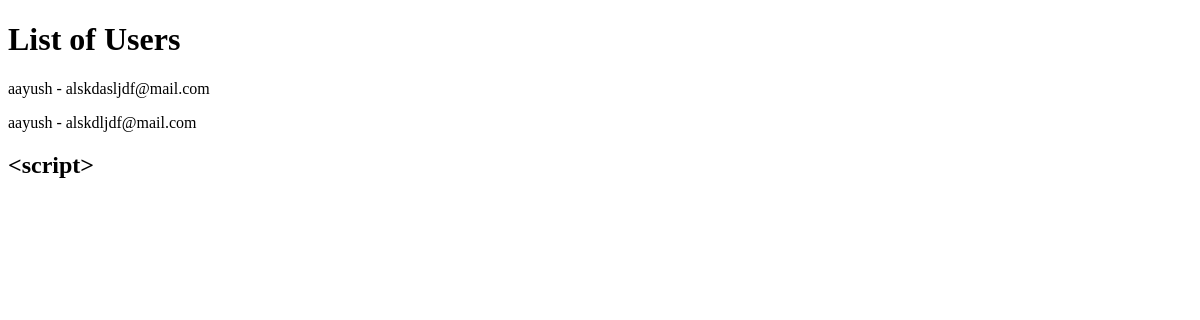
Page /registration/ on the earlier database version.
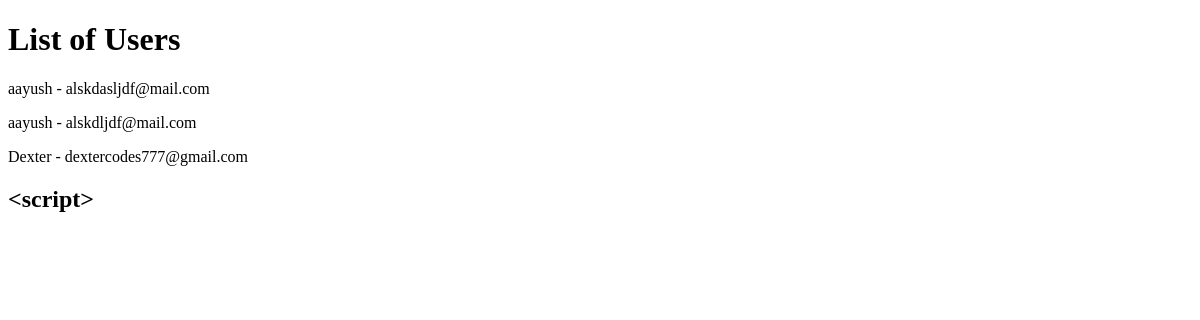
Same page on the later database version.
### registration/models.py (models this page shows, shortened)
class Registration(models.Model):
    name = models.CharField(max_length=100)
    email = models.CharField(unique=True)
    password = models.CharField(max_length=128)

### registration/views.py (the view)
# urls.py: path('', views.list_user, name='list'),
def list_user(request):
    users = Registration.objects.all()
    user_input = "<script>alert(`XSS Attack! ${document.cookie}`);</script>"
    return render(request, 'registration/index.html',
                  {'users': users,
                    "user_input": user_input })

### registration/templates/registration/index.html (shortened to what this page needs)
<!DOCTYPE html>
<html lang="en">
<head>
</head>
<body>
    <h1>List of Users</h1>
    {% for user in users %}
        <p>{{ user.name|safe }} - {{ user.email|safe }}</p>
    {% endfor %}
    <h2>
        &lt;script&gt;
    </h2>
</body>
</html>

Differences in the rows shown:
added Registration: name "Dexter", email "dextercodes777@gmail.com"
